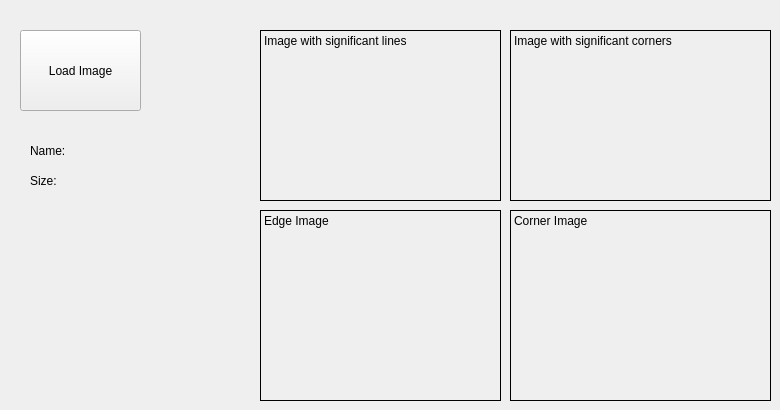
       <widget class="QWidget" name="tab_corners">
        <attribute name="title">
         <string>Corners</string>
        </attribute>
        <widget class="QPushButton" name="pushButton_corners_load">
         <property name="geometry">
          <rect>
           <x>20</x>
           <y>30</y>
           <width>121</width>
           <height>81</height>
          </rect>
         </property>
         <property name="text">
          <string>Load Image</string>
         </property>
        </widget>
        <widget class="QLabel" name="label_corners_input">
         <property name="geometry">
          <rect>
           <x>260</x>
           <y>30</y>
           <width>241</width>
           <height>171</height>
          </rect>
         </property>
         <property name="frameShape">
          <enum>QFrame::Box</enum>
         </property>
         <property name="text">
          <string>Image with significant lines</string>
         </property>
         <property name="alignment">
          <set>Qt::AlignLeading|Qt::AlignLeft|Qt::AlignTop</set>
         </property>
        </widget>
        <widget class="QLabel" name="label_corners_edge">
         <property name="geometry">
          <rect>
           <x>260</x>
           <y>210</y>
           <width>241</width>
           <height>191</height>
          </rect>
         </property>
         <property name="frameShape">
          <enum>QFrame::Box</enum>
         </property>
         <property name="text">
          <string>Edge Image</string>
         </property>
         <property name="textFormat">
          <enum>Qt::PlainText</enum>
         </property>
         <property name="alignment">
          <set>Qt::AlignLeading|Qt::AlignLeft|Qt::AlignTop</set>
         </property>
        </widget>
        <widget class="QLabel" name="label_8">
         <property name="geometry">
          <rect>
           <x>30</x>
           <y>140</y>
           <width>71</width>
           <height>21</height>
          </rect>
         </property>
         <property name="text">
          <string>Name:</string>
         </property>
        </widget>
        <widget class="QLabel" name="label_9">
         <property name="geometry">
          <rect>
           <x>30</x>
           <y>170</y>
           <width>71</width>
           <height>21</height>
          </rect>
         </property>
         <property name="text">
          <string>Size:</string>
         </property>
        </widget>
        <widget class="QLabel" name="label_corners_corners_output">
         <property name="geometry">
          <rect>
           <x>510</x>
           <y>30</y>
           <width>261</width>
           <height>171</height>
          </rect>
         </property>
         <property name="frameShape">
          <enum>QFrame::Box</enum>
         </property>
         <property name="text">
          <string>Image with significant corners</string>
         </property>
         <property name="alignment">
          <set>Qt::AlignLeading|Qt::AlignLeft|Qt::AlignTop</set>
         </property>
        </widget>
        <widget class="QLabel" name="label_corners_corners">
         <property name="geometry">
          <rect>
           <x>510</x>
           <y>210</y>
           <width>261</width>
           <height>191</height>
          </rect>
         </property>
         <property name="frameShape">
          <enum>QFrame::Box</enum>
         </property>
         <property name="text">
          <string>Corner Image</string>
         </property>
         <property name="textFormat">
          <enum>Qt::PlainText</enum>
         </property>
         <property name="alignment">
          <set>Qt::AlignLeading|Qt::AlignLeft|Qt::AlignTop</set>
         </property>
        </widget>
        <widget class="QLabel" name="label_corners_size">
         <property name="geometry">
          <rect>
           <x>70</x>
           <y>170</y>
           <width>71</width>
           <height>21</height>
          </rect>
         </property>
         <property name="text">
          <string/>
         </property>
        </widget>
        <widget class="QLabel" name="label_corners_name">
         <property name="geometry">
          <rect>
           <x>70</x>
           <y>140</y>
           <width>71</width>
           <height>21</height>
          </rect>
         </property>
         <property name="text">
          <string/>
         </property>
        </widget>
       </widget>
